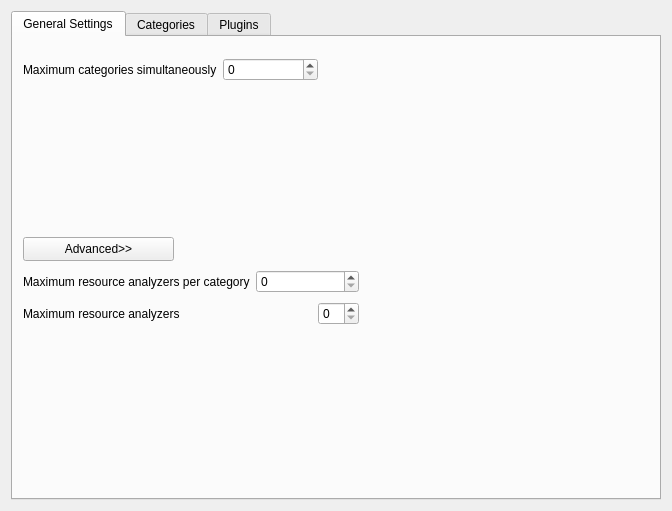
<?xml version="1.0" encoding="UTF-8"?>
<ui version="4.0">
 <class>Form</class>
 <widget class="QWidget" name="Form">
  <property name="geometry">
   <rect>
    <x>0</x>
    <y>0</y>
    <width>672</width>
    <height>511</height>
   </rect>
  </property>
  <layout class="QGridLayout" name="gridLayout">
   <item row="0" column="0">
    <widget class="KTabWidget" name="WebExSettings">
     <property name="currentIndex">
      <number>0</number>
     </property>
     <widget class="QWidget" name="general_settings">
      <attribute name="title">
       <string>General Settings</string>
      </attribute>
      <widget class="QWidget" name="advanced_widget" native="true">
       <property name="geometry">
        <rect>
         <x>10</x>
         <y>230</y>
         <width>336</width>
         <height>62</height>
        </rect>
       </property>
       <layout class="QVBoxLayout" name="verticalLayout">
        <item>
         <layout class="QHBoxLayout" name="horizontalLayout_3">
          <item>
           <widget class="QLabel" name="label_2">
            <property name="text">
             <string>Maximum resource analyzers per category</string>
            </property>
           </widget>
          </item>
          <item>
           <widget class="KIntSpinBox" name="kcfg_maxResSimultPerCategory"/>
          </item>
         </layout>
        </item>
        <item>
         <layout class="QHBoxLayout" name="horizontalLayout_2">
          <item>
           <widget class="QLabel" name="label_3">
            <property name="text">
             <string>Maximum resource analyzers</string>
            </property>
           </widget>
          </item>
          <item>
           <spacer name="horizontalSpacer">
            <property name="orientation">
             <enum>Qt::Horizontal</enum>
            </property>
            <property name="sizeHint" stdset="0">
             <size>
              <width>40</width>
              <height>20</height>
             </size>
            </property>
           </spacer>
          </item>
          <item>
           <widget class="KIntSpinBox" name="kcfg_maxResSimult"/>
          </item>
         </layout>
        </item>
       </layout>
      </widget>
      <widget class="KPushButton" name="advanced_button">
       <property name="geometry">
        <rect>
         <x>10</x>
         <y>200</y>
         <width>151</width>
         <height>24</height>
        </rect>
       </property>
       <property name="sizePolicy">
        <sizepolicy hsizetype="Preferred" vsizetype="Fixed">
         <horstretch>0</horstretch>
         <verstretch>0</verstretch>
        </sizepolicy>
       </property>
       <property name="text">
        <string>Advanced&gt;&gt;</string>
       </property>
       <property name="checkable">
        <bool>true</bool>
       </property>
      </widget>
      <widget class="QWidget" name="">
       <property name="geometry">
        <rect>
         <x>10</x>
         <y>20</y>
         <width>295</width>
         <height>25</height>
        </rect>
       </property>
       <layout class="QHBoxLayout" name="horizontalLayout">
        <item>
         <widget class="QLabel" name="label">
          <property name="text">
           <string>Maximum categories simultaneously</string>
          </property>
         </widget>
        </item>
        <item>
         <widget class="KIntSpinBox" name="kcfg_maxCategoriesSimult"/>
        </item>
       </layout>
      </widget>
     </widget>
     <widget class="QWidget" name="categories">
      <attribute name="title">
       <string>Categories</string>
      </attribute>
      <layout class="QHBoxLayout" name="horizontalLayout_7">
       <item>
        <widget class="QSplitter" name="splitter_2">
         <property name="orientation">
          <enum>Qt::Vertical</enum>
         </property>
         <widget class="QWidget" name="">
          <layout class="QVBoxLayout" name="verticalLayout_2">
           <item>
            <widget class="QLabel" name="label_4">
             <property name="text">
              <string>Categories</string>
             </property>
            </widget>
           </item>
           <item>
            <widget class="KListWidget" name="enabled_categories_listwidget"/>
           </item>
          </layout>
         </widget>
         <widget class="QWidget" name="">
          <layout class="QHBoxLayout" name="horizontalLayout_4">
           <item>
            <widget class="KPushButton" name="kpushbutton">
             <property name="text">
              <string>Add</string>
             </property>
            </widget>
           </item>
           <item>
            <spacer name="horizontalSpacer_3">
             <property name="orientation">
              <enum>Qt::Horizontal</enum>
             </property>
             <property name="sizeHint" stdset="0">
              <size>
               <width>40</width>
               <height>20</height>
              </size>
             </property>
            </spacer>
           </item>
           <item>
            <widget class="KPushButton" name="kpushbutton_3">
             <property name="text">
              <string>Remove</string>
             </property>
            </widget>
           </item>
          </layout>
         </widget>
        </widget>
       </item>
       <item>
        <widget class="KTabWidget" name="category_tabwidget">
         <property name="currentIndex">
          <number>0</number>
         </property>
         <widget class="QWidget" name="tab_2">
          <attribute name="title">
           <string>Category plugins</string>
          </attribute>
          <layout class="QVBoxLayout" name="verticalLayout_6">
           <item>
            <widget class="KActionSelector" name="kactionselector"/>
           </item>
           <item>
            <widget class="KListWidgetSearchLine" name="klistwidgetsearchline"/>
           </item>
          </layout>
         </widget>
         <widget class="QWidget" name="tab">
          <attribute name="title">
           <string>Category settings</string>
          </attribute>
          <layout class="QHBoxLayout" name="horizontalLayout_11">
           <item>
            <widget class="QScrollArea" name="scrollArea">
             <property name="widgetResizable">
              <bool>true</bool>
             </property>
             <widget class="QWidget" name="scrollAreaWidgetContents">
              <property name="geometry">
               <rect>
                <x>0</x>
                <y>0</y>
                <width>471</width>
                <height>421</height>
               </rect>
              </property>
              <layout class="QVBoxLayout" name="verticalLayout_7">
               <item>
                <layout class="QGridLayout" name="gridLayout_2">
                 <item row="0" column="0">
                  <widget class="QLabel" name="label_6">
                   <property name="text">
                    <string>Query</string>
                   </property>
                  </widget>
                 </item>
                 <item row="0" column="2">
                  <widget class="KPushButton" name="query_show_button">
                   <property name="text">
                    <string>show&gt;&gt;</string>
                   </property>
                   <property name="checkable">
                    <bool>true</bool>
                   </property>
                  </widget>
                 </item>
                 <item row="1" column="0" colspan="3">
                  <widget class="KTextEdit" name="query_edit">
                   <property name="documentTitle">
                    <string/>
                   </property>
                   <property name="acceptRichText">
                    <bool>false</bool>
                   </property>
                  </widget>
                 </item>
                 <item row="0" column="1">
                  <spacer name="horizontalSpacer_5">
                   <property name="orientation">
                    <enum>Qt::Horizontal</enum>
                   </property>
                   <property name="sizeHint" stdset="0">
                    <size>
                     <width>40</width>
                     <height>20</height>
                    </size>
                   </property>
                  </spacer>
                 </item>
                </layout>
               </item>
               <item>
                <layout class="QGridLayout" name="gridLayout_4">
                 <item row="0" column="0">
                  <widget class="QLabel" name="label_9">
                   <property name="text">
                    <string>Query prefix</string>
                   </property>
                  </widget>
                 </item>
                 <item row="0" column="2">
                  <widget class="KPushButton" name="prefix_show_button">
                   <property name="text">
                    <string>show&gt;&gt;</string>
                   </property>
                   <property name="checkable">
                    <bool>true</bool>
                   </property>
                  </widget>
                 </item>
                 <item row="0" column="1">
                  <spacer name="horizontalSpacer_7">
                   <property name="orientation">
                    <enum>Qt::Horizontal</enum>
                   </property>
                   <property name="sizeHint" stdset="0">
                    <size>
                     <width>40</width>
                     <height>20</height>
                    </size>
                   </property>
                  </spacer>
                 </item>
                 <item row="1" column="0" colspan="3">
                  <widget class="KTextEdit" name="query_prefix_edit">
                   <property name="documentTitle">
                    <string/>
                   </property>
                   <property name="acceptRichText">
                    <bool>false</bool>
                   </property>
                  </widget>
                 </item>
                </layout>
               </item>
               <item>
                <layout class="QHBoxLayout" name="horizontalLayout_5">
                 <item>
                  <widget class="QLabel" name="label_7">
                   <property name="text">
                    <string>Polling interval</string>
                   </property>
                  </widget>
                 </item>
                 <item>
                  <spacer name="horizontalSpacer_8">
                   <property name="orientation">
                    <enum>Qt::Horizontal</enum>
                   </property>
                   <property name="sizeHint" stdset="0">
                    <size>
                     <width>40</width>
                     <height>20</height>
                    </size>
                   </property>
                  </spacer>
                 </item>
                 <item>
                  <widget class="KIntSpinBox" name="interval_spinbox"/>
                 </item>
                </layout>
               </item>
               <item>
                <layout class="QHBoxLayout" name="horizontalLayout_13">
                 <item>
                  <widget class="QLabel" name="label_16">
                   <property name="text">
                    <string>Plugin select algorithm</string>
                   </property>
                  </widget>
                 </item>
                 <item>
                  <spacer name="horizontalSpacer_15">
                   <property name="orientation">
                    <enum>Qt::Horizontal</enum>
                   </property>
                   <property name="sizeHint" stdset="0">
                    <size>
                     <width>40</width>
                     <height>20</height>
                    </size>
                   </property>
                  </spacer>
                 </item>
                 <item>
                  <widget class="KComboBox" name="plugin_algo_combobox">
                   <item>
                    <property name="text">
                     <string>All</string>
                    </property>
                   </item>
                   <item>
                    <property name="text">
                     <string>Stepwise</string>
                    </property>
                   </item>
                  </widget>
                 </item>
                </layout>
               </item>
               <item>
                <spacer name="verticalSpacer">
                 <property name="orientation">
                  <enum>Qt::Vertical</enum>
                 </property>
                 <property name="sizeHint" stdset="0">
                  <size>
                   <width>20</width>
                   <height>40</height>
                  </size>
                 </property>
                </spacer>
               </item>
              </layout>
             </widget>
            </widget>
           </item>
          </layout>
         </widget>
        </widget>
       </item>
      </layout>
     </widget>
     <widget class="QWidget" name="datapps">
      <attribute name="title">
       <string>Plugins</string>
      </attribute>
      <layout class="QHBoxLayout" name="horizontalLayout_6">
       <item>
        <layout class="QVBoxLayout" name="verticalLayout_4">
         <item>
          <widget class="QLabel" name="label_10">
           <property name="text">
            <string>Plugins</string>
           </property>
          </widget>
         </item>
         <item>
          <widget class="KListWidget" name="plugins_listwidget">
           <property name="sizePolicy">
            <sizepolicy hsizetype="Minimum" vsizetype="Expanding">
             <horstretch>0</horstretch>
             <verstretch>0</verstretch>
            </sizepolicy>
           </property>
          </widget>
         </item>
        </layout>
       </item>
       <item>
        <widget class="QGroupBox" name="groupBox_2">
         <property name="sizePolicy">
          <sizepolicy hsizetype="Expanding" vsizetype="Preferred">
           <horstretch>0</horstretch>
           <verstretch>0</verstretch>
          </sizepolicy>
         </property>
         <property name="title">
          <string>Plugin settings</string>
         </property>
         <layout class="QVBoxLayout" name="verticalLayout_5">
          <item>
           <widget class="QScrollArea" name="scrollArea_2">
            <property name="widgetResizable">
             <bool>true</bool>
            </property>
            <widget class="QWidget" name="scrollAreaWidgetContents_2">
             <property name="geometry">
              <rect>
               <x>0</x>
               <y>0</y>
               <width>362</width>
               <height>418</height>
              </rect>
             </property>
            </widget>
           </widget>
          </item>
         </layout>
        </widget>
       </item>
      </layout>
     </widget>
    </widget>
   </item>
  </layout>
 </widget>
 <customwidgets>
  <customwidget>
   <class>KIntSpinBox</class>
   <extends>QSpinBox</extends>
   <header>knuminput.h</header>
  </customwidget>
  <customwidget>
   <class>KListWidget</class>
   <extends>QListWidget</extends>
   <header>klistwidget.h</header>
  </customwidget>
  <customwidget>
   <class>KPushButton</class>
   <extends>QPushButton</extends>
   <header>kpushbutton.h</header>
  </customwidget>
  <customwidget>
   <class>KLineEdit</class>
   <extends>QLineEdit</extends>
   <header>klineedit.h</header>
  </customwidget>
  <customwidget>
   <class>KComboBox</class>
   <extends>QComboBox</extends>
   <header>kcombobox.h</header>
  </customwidget>
  <customwidget>
   <class>KTabWidget</class>
   <extends>QTabWidget</extends>
   <header>ktabwidget.h</header>
   <container>1</container>
  </customwidget>
  <customwidget>
   <class>KActionSelector</class>
   <extends>QWidget</extends>
   <header>kactionselector.h</header>
  </customwidget>
  <customwidget>
   <class>KListWidgetSearchLine</class>
   <extends>KLineEdit</extends>
   <header>klistwidgetsearchline.h</header>
  </customwidget>
  <customwidget>
   <class>KTextEdit</class>
   <extends>QTextEdit</extends>
   <header>ktextedit.h</header>
  </customwidget>
 </customwidgets>
 <resources/>
 <connections>
  <connection>
   <sender>advanced_button</sender>
   <signal>toggled(bool)</signal>
   <receiver>advanced_widget</receiver>
   <slot>setVisible(bool)</slot>
   <hints>
    <hint type="sourcelabel">
     <x>93</x>
     <y>241</y>
    </hint>
    <hint type="destinationlabel">
     <x>185</x>
     <y>290</y>
    </hint>
   </hints>
  </connection>
  <connection>
   <sender>query_show_button</sender>
   <signal>toggled(bool)</signal>
   <receiver>query_edit</receiver>
   <slot>setVisible(bool)</slot>
   <hints>
    <hint type="sourcelabel">
     <x>585</x>
     <y>52</y>
    </hint>
    <hint type="destinationlabel">
     <x>483</x>
     <y>102</y>
    </hint>
   </hints>
  </connection>
  <connection>
   <sender>prefix_show_button</sender>
   <signal>toggled(bool)</signal>
   <receiver>query_prefix_edit</receiver>
   <slot>setVisible(bool)</slot>
   <hints>
    <hint type="sourcelabel">
     <x>485</x>
     <y>152</y>
    </hint>
    <hint type="destinationlabel">
     <x>383</x>
     <y>229</y>
    </hint>
   </hints>
  </connection>
 </connections>
</ui>
